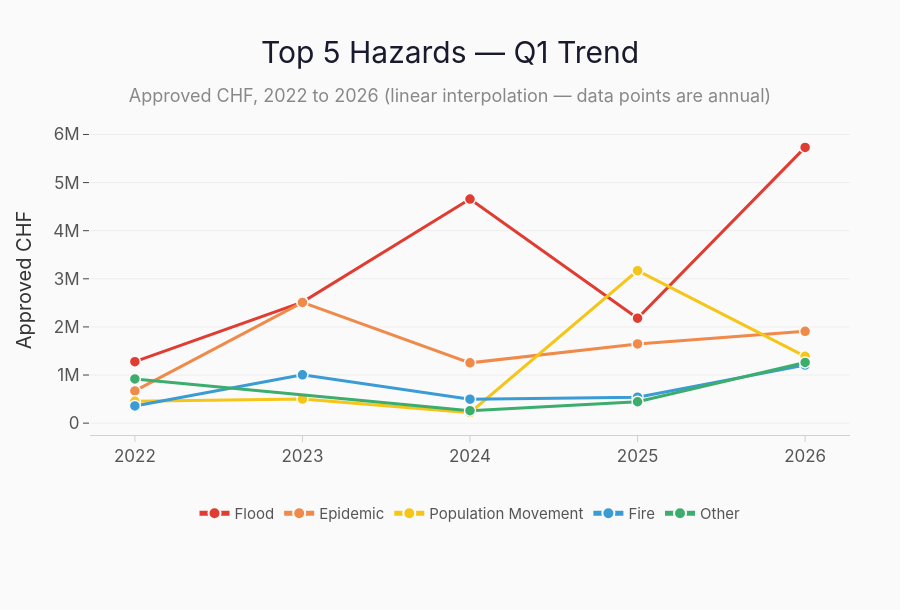

Notebook source saved alongside this figure:
### Code cell
# Figure B2: Q1 Trend 2022–2026
fig_b2 = go.Figure()
for i, hazard in enumerate(top5):
    subset = hazard_trend[hazard_trend['disaster_definition'] == hazard].sort_values('approval_year')
    fig_b2.add_trace(go.Scatter(
        x=subset['approval_year'],
        y=subset['total_approved_chf'],
        mode='lines+markers',
        name=hazard,
        line={'color': HAZARD_PALETTE[i], 'width': 3, 'shape': 'linear'},
        marker={'size': 11, 'color': HAZARD_PALETTE[i], 'line': {'color': FLR_PAPER, 'width': 1.5}},
        hovertemplate=f'<b>{hazard}</b><br>Q1 %{{x}}: CHF %{{y:,.0f}}<extra></extra>',
    ))

fig_b2.update_layout(
    **flr_layout(
        'Top 5 Hazards — Q1 Trend',
        subtitle='Approved CHF, 2022 to 2026 (linear interpolation — data points are annual)',
        height=610,
        margin_b=175,
        margin_t=125,
    ),
    legend=flr_legend(y=-0.20),
    xaxis=flr_xaxis('', tickmode='linear', dtick=1),
    yaxis=flr_yaxis('Approved CHF', tickformat=',.0s'),
)

save_figure(fig_b2, 'figure_b2_hazard_trend', width=1200, height=610)
fig_b2

### Figure 1 — Plotly figure (JSON) as saved in the notebook; plotly's stock layout.template omitted (floating-point values rounded to 4 significant figures)
{"data": [{"hovertemplate": "<b>Flood</b><br>Q1 %{x}: CHF %{y:,.0f}<extra></extra>", "line": {"color": "#E03C31", "shape": "linear", "width": 3}, "marker": {"color": "#E03C31", "line": {"color": "#fafafa", "width": 1.5}, "size": 11}, "mode": "lines+markers", "name": "Flood", "type": "scatter", "x": [2022, 2023, 2024, 2025, 2026], "y": [1278175, 2516401, 4658427, 2181231, 5732026]}, {"hovertemplate": "<b>Epidemic</b><br>Q1 %{x}: CHF %{y:,.0f}<extra></extra>", "line": {"color": "#F08A4B", "shape": "linear", "width": 3}, "marker": {"color": "#F08A4B", "line": {"color": "#fafafa", "width": 1.5}, "size": 11}, "mode": "lines+markers", "name": "Epidemic", "type": "scatter", "x": [2022, 2023, 2024, 2025, 2026], "y": [669132, 2509205, 1252969, 1646816, 1909630]}, {"hovertemplate": "<b>Population Movement</b><br>Q1 %{x}: CHF %{y:,.0f}<extra></extra>", "line": {"color": "#F5C518", "shape": "linear", "width": 3}, "marker": {"color": "#F5C518", "line": {"color": "#fafafa", "width": 1.5}, "size": 11}, "mode": "lines+markers", "name": "Population Movement", "type": "scatter", "x": [2022, 2023, 2024, 2025, 2026], "y": [452642, 500587, 218517, 3169749, 1388247]}, {"hovertemplate": "<b>Fire</b><br>Q1 %{x}: CHF %{y:,.0f}<extra></extra>", "line": {"color": "#3A9BD5", "shape": "linear", "width": 3}, "marker": {"color": "#3A9BD5", "line": {"color": "#fafafa", "width": 1.5}, "size": 11}, "mode": "lines+markers", "name": "Fire", "type": "scatter", "x": [2022, 2023, 2024, 2025, 2026], "y": [358077, 1005190, 496982, 539388, 1205899]}, {"hovertemplate": "<b>Other</b><br>Q1 %{x}: CHF %{y:,.0f}<extra></extra>", "line": {"color": "#3DAD6E", "shape": "linear", "width": 3}, "marker": {"color": "#3DAD6E", "line": {"color": "#fafafa", "width": 1.5}, "size": 11}, "mode": "lines+markers", "name": "Other", "type": "scatter", "x": [2022, 2024, 2025, 2026], "y": [918172, 259315, 444782, 1262013]}], "layout": {"font": {"color": "#444444", "family": "Inter, Segoe UI, Helvetica Neue, Arial, sans-serif", "size": 15}, "height": 610, "hoverlabel": {"bgcolor": "white", "bordercolor": "#ddd", "font": {"family": "Inter, Segoe UI, Helvetica Neue, Arial, sans-serif", "size": 14}}, "legend": {"bgcolor": "rgba(0,0,0,0)", "borderwidth": 0, "font": {"color": "#555555", "family": "Inter, Segoe UI, Helvetica Neue, Arial, sans-serif", "size": 15}, "itemsizing": "constant", "orientation": "h", "x": 0.5, "xanchor": "center", "y": -0.2, "yanchor": "top"}, "margin": {"b": 175, "l": 90, "r": 50, "t": 125}, "paper_bgcolor": "#fafafa", "plot_bgcolor": "#fafafa", "title": {"font": {"color": "#1a1a2e", "family": "Inter, Segoe UI Semibold, Inter, Segoe UI, Helvetica Neue, Arial, sans-serif", "size": 30}, "pad": {"b": 18}, "text": "Top 5 Hazards — Q1 Trend<br><span style=\"font-size:18px;color:#888;\">Approved CHF, 2022 to 2026 (linear interpolation — data points are annual)</span>", "x": 0.5, "xanchor": "center"}, "xaxis": {"automargin": true, "dtick": 1, "linecolor": "#d0d0d0", "linewidth": 1, "showgrid": false, "showline": true, "tickcolor": "#d0d0d0", "tickfont": {"color": "#555555", "family": "Inter, Segoe UI, Helvetica Neue, Arial, sans-serif", "size": 17}, "ticklen": 6, "tickmode": "linear", "ticks": "outside", "tickwidth": 1, "title": {"font": {"color": "#333333", "family": "Inter, Segoe UI, Helvetica Neue, Arial, sans-serif", "size": 20}, "standoff": 16, "text": ""}, "zeroline": false}, "yaxis": {"automargin": true, "gridcolor": "#e8e8e8", "gridwidth": 0.7, "showgrid": true, "showline": false, "tickfont": {"color": "#555555", "family": "Inter, Segoe UI, Helvetica Neue, Arial, sans-serif", "size": 17}, "tickformat": ",.0s", "ticklen": 6, "ticks": "outside", "tickwidth": 1, "title": {"font": {"color": "#333333", "family": "Inter, Segoe UI, Helvetica Neue, Arial, sans-serif", "size": 20}, "standoff": 16, "text": "Approved CHF"}, "zeroline": false}}}
